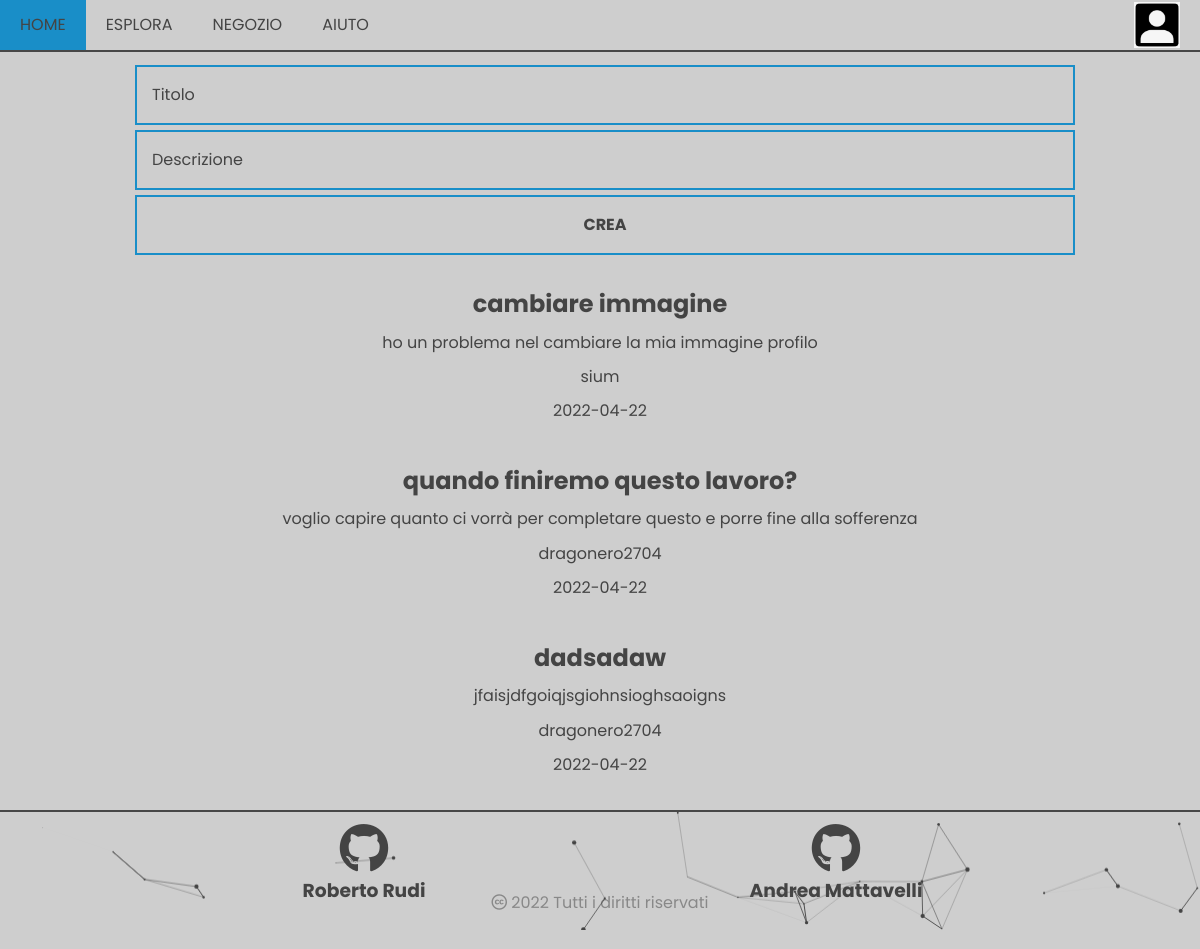
The page /pages/help.php (signed in) on the database its author committed.
### tables this page shows
CREATE TABLE IF NOT EXISTS `discussione` (
  `data_creazione` date NOT NULL,
  `codice_discussione` int(10) unsigned NOT NULL AUTO_INCREMENT,
  `titolo` text DEFAULT NULL,
  `creatore` int(10) unsigned NOT NULL,
  `descrizione` text DEFAULT NULL,
  PRIMARY KEY (`codice_discussione`),
  KEY `codice_creatore` (`creatore`),
  CONSTRAINT `codice_creatore` FOREIGN KEY (`creatore`) REFERENCES `account` (`codice_utente`) ON UPDATE CASCADE
);

CREATE TABLE IF NOT EXISTS `account` (
  `email` char(50) NOT NULL,
  `password` char(200) NOT NULL,
  `codice_utente` int(10) unsigned NOT NULL AUTO_INCREMENT,
  `nickname` char(50) NOT NULL,
  `nome` char(50) DEFAULT NULL,
  `cognome` char(50) DEFAULT NULL,
  `telefono` char(50) DEFAULT NULL,
  `email_recupero` char(50) DEFAULT NULL,
  `data_nascita` date NOT NULL,
  `nazionalita` char(10) NOT NULL,
  PRIMARY KEY (`email`),
  UNIQUE KEY `codice_utente` (`codice_utente`)
);

### pages/help.php (the view, shortened to what this page needs)
<?php
require('../components/session.php');
require('../data/db.php');
$conn = new mysqli($dbhost, $dbusername, $dbpassword, $dbname) or erredirect($conn->connect_errno, $conn->connect_error);
$sql ="SELECT *
FROM discussione";
$ris = $conn->query($sql);
?>
<!DOCTYPE html>
<html lang="it">
<head>
    <?php
    require('../components/head.php')
    ?>
</head>
<body>
    <?php
    require('../components/menu.php');
    ?>
    <div class="body">
        <?php
        if(isset($email) && !empty($email))
        {
            echo '<div class = "create_form">
            <form action="'. htmlentities($_SERVER['PHP_SELF']) .'" method="post">
            <div class="input_container m10">
                <input type="text" name="titolo" id="titolo" placeholder=" " required>
                <label for="titolo">titolo</label>
            </div>
            <div class="input_container m10">
                <input type=text" name="descrizione" id="descrizione" placeholder=" " required>
                <label for="descrizione">descrizione</label>
            </div>
            <div class="submitbtn backglow m10">
                <input type="submit" class="" value="crea" name="crea">
            </div>
            </form>
            </div>';
        }else{
            echo '<h1 class = "centered" >registrati per chiedere aiuto</h1>';
        }
        while ($dati_discussione = $ris->fetch_assoc()) {
            $cod = $dati_discussione["creatore"];
            $sql="SELECT *
            FROM account
            WHERE codice_utente = '$cod'";
            $tmp = $conn->query($sql);
            $tmp = $tmp->fetch_assoc();
            $nome = $tmp["nickname"];
            echo '
                <div class="generalita sopra">
                <a href="discussione.php?codice_discussione='.$dati_discussione["codice_discussione"].'">
                <h2 class = "centered">' . $dati_discussione["titolo"] . '</h1>
                <p class = "centered">'.$dati_discussione["descrizione"].'</p>
                <p class = "centered">'.$nome.'</p>
                <p class = "centered">'.$dati_discussione["data_creazione"].'</p>
                </a>
                </div>
                ';
        }
        ?>
    </div>
    <?php
    require('../components/footer.php');
    ?>
    <option value=""></option>
</body>
</html>

### style/style.css (style rules this page uses)
* { box-sizing: border-box; }
html, body { scroll-behavior: smooth; margin: 0; padding: 0; background-color: var(--background-color); color: var(--text-color); font-family: "Lato", sans-serif; font-family: "Poppins", sans-serif; font-size: 16px; }
:root { --secondary-color: #10638c; --text-color: #444; --separator: #474747; --background-color: #ffffff; --max-width: 1400px; --err-color: #ff5b5b; }
@media (prefers-color-scheme: light) { :root { --text-color: rgb(68, 68, 68); --background-color: #cecece; --secondary-color: #198ec8; } }
a { display: block; text-decoration: none; font-weight: normal; color: var(--text-color); }
p { font-size: 1rem; }
.body { display: block; min-height: calc(100vh - 50px); width: 100%; height: 100%; margin-top: 50px; }
input { position: relative; border: 0; background: transparent; color: var(--text-color); width: 100%; outline: 0; display: block; z-index: 2; }
.input_container { position: relative; width: 100%; height: 60px; padding: 15px; padding-top: 15px; padding-bottom: 5px; border: 2px solid var(--secondary-color); background: transparent; }
.input_container input { position: relative; width: 100%; height: 100%; margin-top: auto; }
.input_container label { position: absolute; top: 50%; transform: translateY(-50%); left: 15px; transition: all 0.1s linear; text-transform: capitalize; z-index: 1; }
.input_container input:focus + label, .input_container input:active + label, .input_container input:not(:placeholder-shown) + label { top: 20% !important; left: 17px !important; font-size: 13px !important; }
.submitbtn { width: 100%; height: 60px; text-transform: uppercase; font-weight: bold; cursor: pointer; border: 2px solid var(--secondary-color); display: block; }
.submitbtn input { text-transform: uppercase; font-weight: bold; height: 100%; width: 100%; display: block; padding: 0; }
.generalita { margin: auto; position: relative; max-width: var(--max-width); width: 100%; }
h1, h2, h3, h4, h5 { margin: 0; }
.backglow { transition: background-color 0.3s linear; }
.create_form { width: 80%; margin: auto; height: fit-content; padding: 10px; }
.m10 { margin: 5px; }
.centered { text-align: center; }
.generalita { margin: auto; position: relative; width: fit-content; max-width: 80%; flex: content; flex-wrap: wrap; margin-bottom: 10px; margin-top: 10px; padding: 10px; transition: 0.3s linear; word-wrap: break-word; }

### rows shown on the page
discussione: titolo "cambiare immagine", descrizione "ho un problema nel cambiare la mia immagine profilo", account.nickname "sium", data_creazione "2022-04-22"
discussione: titolo "quando finiremo questo lavoro?", descrizione "voglio capire quanto ci vorrà per completare questo e porre fine alla sofferenza", account.nickname "dragonero2704", data_creazione "2022-04-22"
discussione: titolo "dadsadaw", descrizione "jfaisjdfgoiqjsgiohnsioghsaoigns", account.nickname "dragonero2704", data_creazione "2022-04-22"
